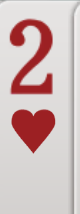
#> input picture templates_phone/hand/2_0.png, 80 x 214 px
$ python build_phone_avg.py
#> lines starting #> are read from the running program, lines starting #| are printed output that depends on the picture
# -*- coding: utf-8 -*-
"""把 templates_phone/{hand,center} 每牌点归一化后取均值 → templates_phone_avg。

真机端只打包平均模板（每牌点 1 张）：模板数 165→28，NCC 次数降 6 倍，
且均值模板对多截图光照/尺度差异更稳健。先跑 recognize_phone.py --avg
对 17 张样本回归验证，通过后才拷入 iOS。
"""
import os
import shutil
import cv2
import numpy as np

ROOT = os.path.dirname(os.path.abspath(__file__))
SIZES = {"hand": (56, 150), "center": (44, 96)}


def imread_cn(p):
#> called with p = 'templates_phone/hand/2_0.png'
    return cv2.imdecode(np.fromfile(p, dtype=np.uint8), cv2.IMREAD_COLOR)
#> returned value is the input picture: shape (214, 80, 3); mean B, G, R 186.2, 186.8, 208.7


def save_cn(p, img):
    ok, buf = cv2.imencode(".png", img)
    if ok:
        buf.tofile(p)


def main():
    for kind, size in SIZES.items():
        src = os.path.join(ROOT, "templates_phone", kind)
        dst = os.path.join(ROOT, "templates_phone_avg", kind)
        if os.path.isdir(dst):
            shutil.rmtree(dst)
        os.makedirs(dst, exist_ok=True)
        groups = {}
        for fn in sorted(os.listdir(src)):
            if not fn.endswith(".png"):
                continue
            cls = fn.split("_")[0]
            img = imread_cn(os.path.join(src, fn))
            if img is None:
                continue
            g = cv2.cvtColor(cv2.resize(img, size, interpolation=cv2.INTER_AREA),
                             cv2.COLOR_BGR2GRAY)
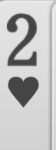
#> g: shape (150, 56); min 69, max 238, mean 193.1
            groups.setdefault(cls, []).append(g)
        for cls, imgs in sorted(groups.items()):
            avg = np.mean(imgs, axis=0).round().astype(np.uint8)
            save_cn(os.path.join(dst, f"{cls}_avg.png"), avg)
            print(f"{kind}/{cls}: {len(imgs)} 张均池化")
#> this loop made 1 pass
#> cls on pass 1: '2'
#| hand/2: 1 张均池化
#> pass 2 of the loop in main, `for kind, size in SIZES.items():`:
#> in main, `cls = fn.split("_")[0]`: cls = '2'
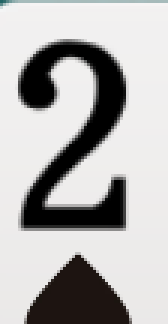
#> input picture templates_phone/center/2_0.png, 56 x 108 px (shown 3 times larger)
#> in imread_cn, returned value is the input picture: shape (108, 56, 3); mean B, G, R 176.6, 177.3, 178.7
#> in main, `g = cv2.cvtColor(cv2.resize(img, size, interpolation=cv2.INTER_AREA), ..`:
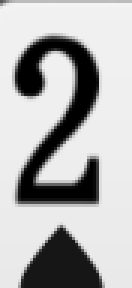
#> g: shape (96, 44) (shown 3 times larger); min 0, max 244, mean 177.5
#> the loop in main, `for cls, imgs in sorted(groups.items()):` made 1 pass
#> (printed output is left out)


if __name__ == "__main__":
    main()
